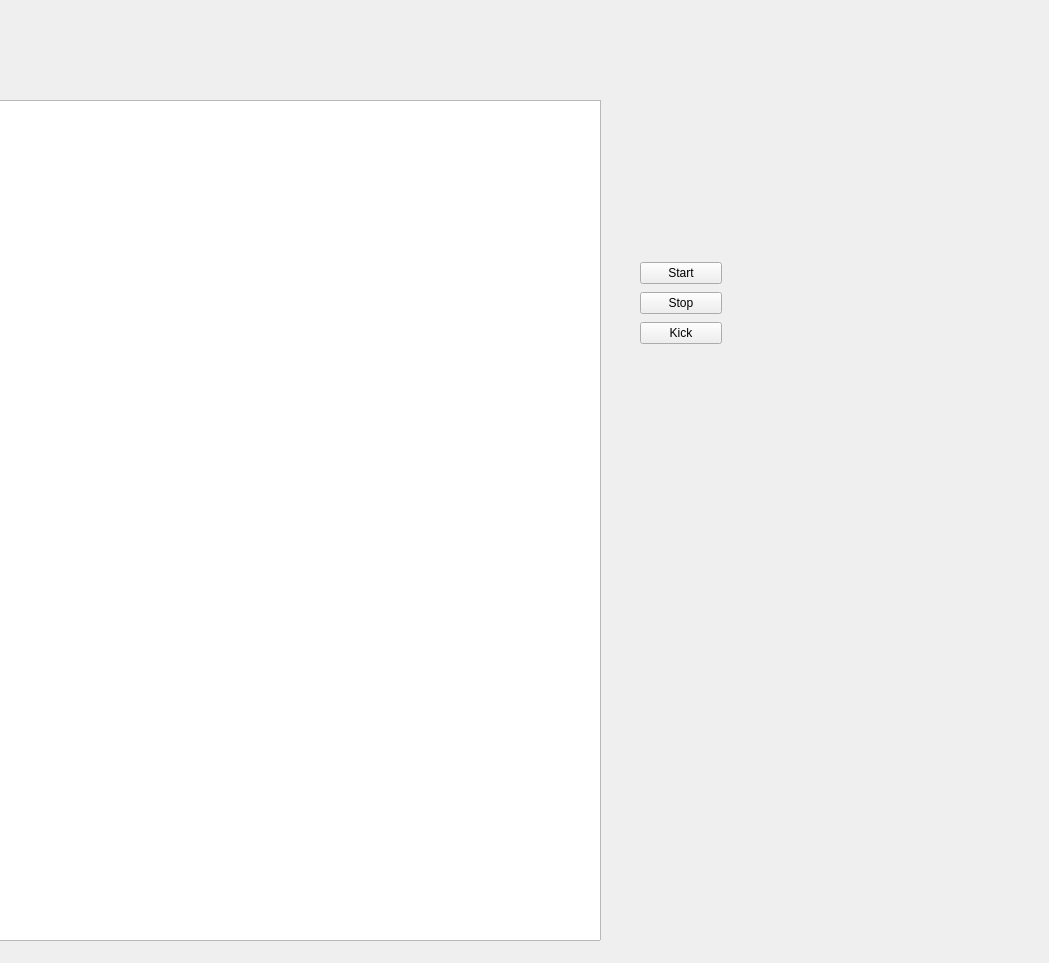
<?xml version="1.0" encoding="UTF-8"?>
<ui version="4.0">
 <class>Field</class>
 <widget class="QWidget" name="Field">
  <property name="geometry">
   <rect>
    <x>0</x>
    <y>0</y>
    <width>1049</width>
    <height>963</height>
   </rect>
  </property>
  <property name="windowTitle">
   <string>Form</string>
  </property>
  <widget class="QGraphicsView" name="graphicsView">
   <property name="geometry">
    <rect>
     <x>-300</x>
     <y>100</y>
     <width>901</width>
     <height>841</height>
    </rect>
   </property>
   <property name="minimumSize">
    <size>
     <width>370</width>
     <height>520</height>
    </size>
   </property>
   <property name="maximumSize">
    <size>
     <width>20000</width>
     <height>20000</height>
    </size>
   </property>
   <property name="cursor" stdset="0">
    <cursorShape>CrossCursor</cursorShape>
   </property>
  </widget>
  <widget class="QWidget" name="">
   <property name="geometry">
    <rect>
     <x>640</x>
     <y>260</y>
     <width>82</width>
     <height>89</height>
    </rect>
   </property>
   <layout class="QVBoxLayout" name="verticalLayout">
    <item>
     <widget class="QPushButton" name="pushButton">
      <property name="text">
       <string>Start</string>
      </property>
     </widget>
    </item>
    <item>
     <widget class="QPushButton" name="pushButton_2">
      <property name="text">
       <string>Stop</string>
      </property>
     </widget>
    </item>
    <item>
     <widget class="QPushButton" name="pushButton_3">
      <property name="text">
       <string>Kick</string>
      </property>
     </widget>
    </item>
   </layout>
  </widget>
 </widget>
 <resources/>
 <connections/>
</ui>
